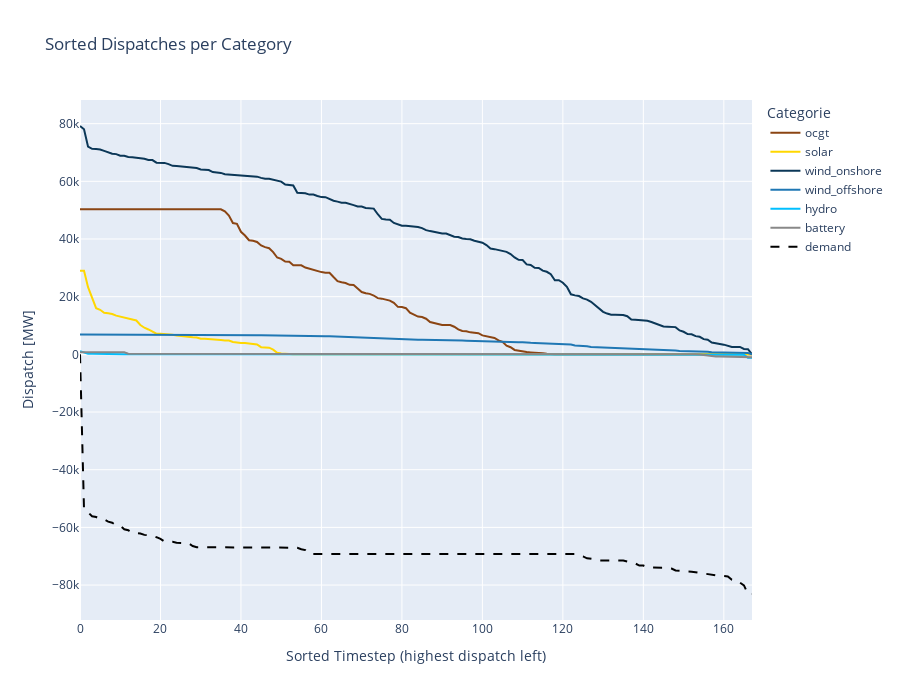

The cell this chart's notebook holds for it:
### Markdown cell above
## 2.2. Dispatch Duration Curve

### Code cell
fig = go.Figure()

for cat in layer_order:
    if cat in category_power_no_demand.columns:
        sorted_dispatch = np.sort(category_power_no_demand[cat].values)[::-1]
        fig.add_trace(
            go.Scatter(
                x=np.arange(len(sorted_dispatch)),
                y=sorted_dispatch,
                mode="lines",
                name=cat,
                line=dict(color=category_colors.get(cat, "#cccccc")),
            )
        )

# plot demand from category_power as well

sorted_demand = np.sort(category_power["demand"].values)[::-1]
fig.add_trace(
    go.Scatter(
        x=np.arange(len(sorted_demand)),
        y=sorted_demand,
        mode="lines",
        name="demand",
        line=dict(color="black", dash="dash"),
    )
)
# TODO: Warum ist hier 51, erwarte 62!

fig.update_layout(
    xaxis_title="Sorted Timestep (highest dispatch left)",
    yaxis_title="Dispatch [MW]",
    title="Sorted Dispatches per Category",
    legend_title="Categorie",
    hovermode="x unified",
    height=700,
)

fig.show()

### Figure 1 — Plotly figure (JSON) as saved in the notebook; plotly's stock layout.template omitted (floating-point values rounded to 4 significant figures; data arrays with more than 128 entries replaced by an {"elided": "..."} marker saying what was removed)
{"data": [{"line": {"color": "#8B4513"}, "mode": "lines", "name": "ocgt", "type": "scatter", "x": {"elided": "168 int values"}, "y": {"elided": "168 float values"}}, {"line": {"color": "#ffd700"}, "mode": "lines", "name": "solar", "type": "scatter", "x": {"elided": "168 int values"}, "y": {"elided": "168 float values"}}, {"line": {"color": "#0b3757"}, "mode": "lines", "name": "wind_onshore", "type": "scatter", "x": {"elided": "168 int values"}, "y": {"elided": "168 float values"}}, {"line": {"color": "#1f77b4"}, "mode": "lines", "name": "wind_offshore", "type": "scatter", "x": {"elided": "168 int values"}, "y": {"elided": "168 float values"}}, {"line": {"color": "#00bfff"}, "mode": "lines", "name": "hydro", "type": "scatter", "x": {"elided": "168 int values"}, "y": {"elided": "168 float values"}}, {"line": {"color": "#888888"}, "mode": "lines", "name": "battery", "type": "scatter", "x": {"elided": "168 int values"}, "y": {"elided": "168 float values"}}, {"line": {"color": "black", "dash": "dash"}, "mode": "lines", "name": "demand", "type": "scatter", "x": {"elided": "168 int values"}, "y": {"elided": "168 float values"}}], "layout": {"height": 700, "hovermode": "x unified", "legend": {"title": {"text": "Categorie"}}, "title": {"text": "Sorted Dispatches per Category"}, "xaxis": {"title": {"text": "Sorted Timestep (highest dispatch left)"}}, "yaxis": {"title": {"text": "Dispatch [MW]"}}}}
